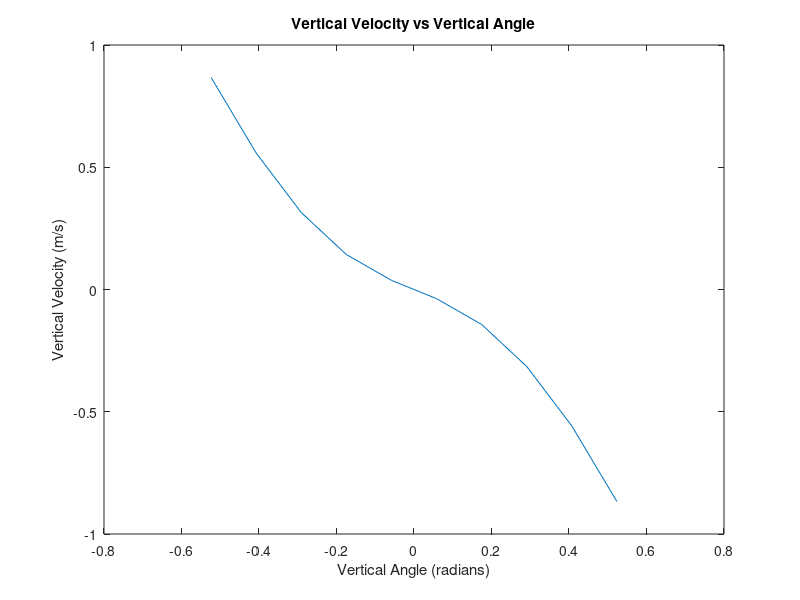
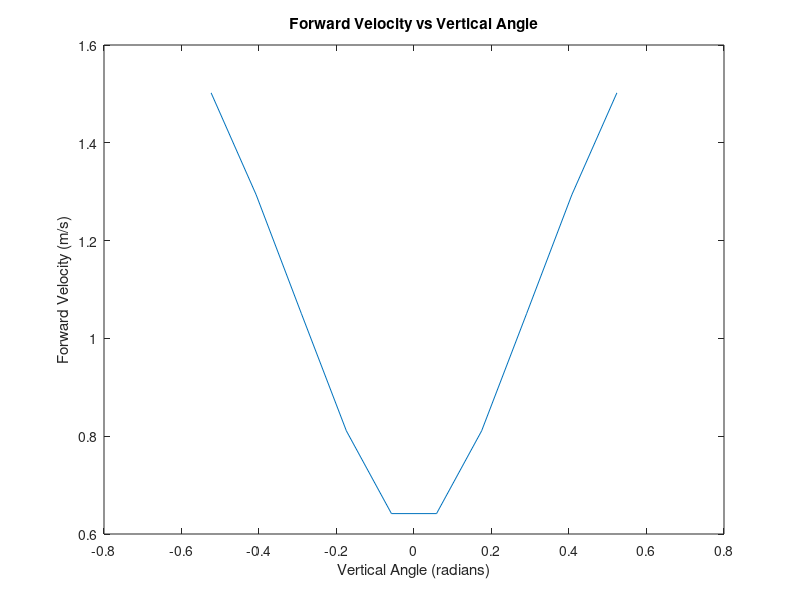
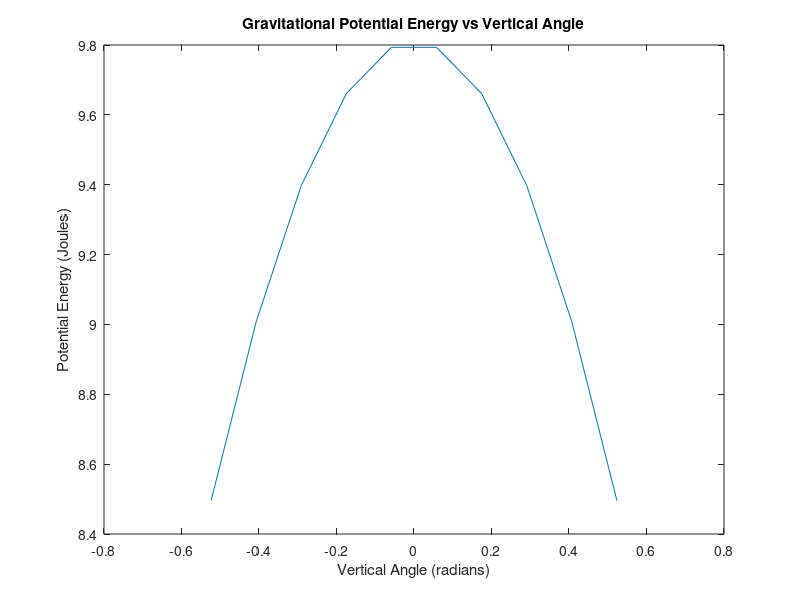
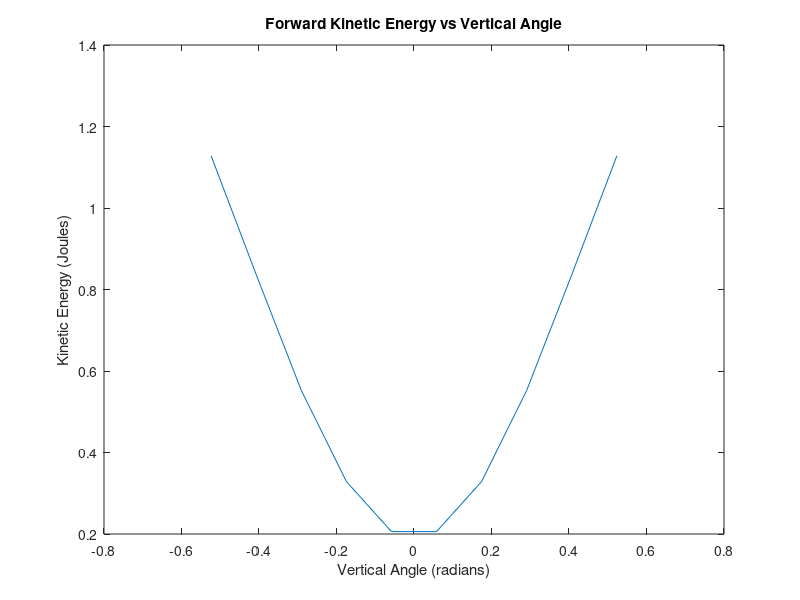

Source code (MATLAB) for these figures, in order:
clc; clear;

theta = linspace(-pi/6,pi/6,10);

Y_diff = -(sin(theta).*(20 - (19.62.*cos(theta))).^0.5);

X_diff = (cos(theta).*(20 - (19.62.*cos(theta))).^0.5);

Pot_eng = 9.81*cos(theta);

Kin_eng = (cos(theta).^2.*(20 - 19.62.*cos(theta)))/2;

plot(theta, Y_diff);
ylabel('Vertical Velocity (m/s)')
xlabel('Vertical Angle (radians)')
title('Vertical Velocity vs Vertical Angle')

figure
plot(theta, X_diff);
ylabel('Forward Velocity (m/s)')
xlabel('Vertical Angle (radians)')
title('Forward Velocity vs Vertical Angle')

figure
plot(theta, Pot_eng);
ylabel('Potential Energy (Joules)')
xlabel('Vertical Angle (radians)')
title('Gravitational Potential Energy vs Vertical Angle')

figure
plot(theta, Kin_eng);
ylabel('Kinetic Energy (Joules)')
xlabel('Vertical Angle (radians)')
title('Forward Kinetic Energy vs Vertical Angle')


